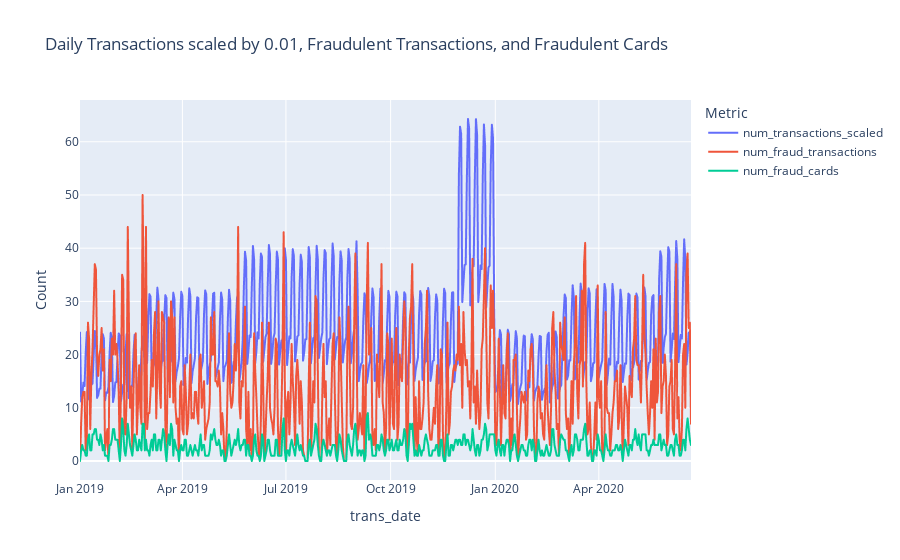

Notebook code cell kept with this figure:
### Code cell
import plotly.express as px
# Plot all three metrics on the same plot
fig = px.line(daily_fraud_stats, x='trans_date', y=['num_transactions_scaled', 'num_fraud_transactions', 'num_fraud_cards'],
              labels={'value': 'Count', 'variable': 'Metric'},
              title='Daily Transactions scaled by 0.01, Fraudulent Transactions, and Fraudulent Cards')
fig.show()

### Figure 1 — Plotly figure (JSON) as saved in the notebook; plotly's stock layout.template omitted (floating-point values rounded to 4 significant figures; data arrays with more than 128 entries replaced by an {"elided": "..."} marker saying what was removed)
{"data": [{"hovertemplate": "Metric=num_transactions_scaled<br>trans_date=%{x}<br>Count=%{y}<extra></extra>", "legendgroup": "num_transactions_scaled", "line": {"color": "#636efa", "dash": "solid"}, "marker": {"symbol": "circle"}, "mode": "lines", "name": "num_transactions_scaled", "showlegend": true, "type": "scattergl", "x": {"elided": "537 str values"}, "xaxis": "x", "y": {"elided": "537 float values"}, "yaxis": "y"}, {"hovertemplate": "Metric=num_fraud_transactions<br>trans_date=%{x}<br>Count=%{y}<extra></extra>", "legendgroup": "num_fraud_transactions", "line": {"color": "#EF553B", "dash": "solid"}, "marker": {"symbol": "circle"}, "mode": "lines", "name": "num_fraud_transactions", "showlegend": true, "type": "scattergl", "x": {"elided": "537 str values"}, "xaxis": "x", "y": {"elided": "537 int values"}, "yaxis": "y"}, {"hovertemplate": "Metric=num_fraud_cards<br>trans_date=%{x}<br>Count=%{y}<extra></extra>", "legendgroup": "num_fraud_cards", "line": {"color": "#00cc96", "dash": "solid"}, "marker": {"symbol": "circle"}, "mode": "lines", "name": "num_fraud_cards", "showlegend": true, "type": "scattergl", "x": {"elided": "537 str values"}, "xaxis": "x", "y": {"elided": "537 int values"}, "yaxis": "y"}], "layout": {"legend": {"title": {"text": "Metric"}, "tracegroupgap": 0}, "title": {"text": "Daily Transactions scaled by 0.01, Fraudulent Transactions, and Fraudulent Cards"}, "xaxis": {"anchor": "y", "domain": [0, 1], "title": {"text": "trans_date"}}, "yaxis": {"anchor": "x", "domain": [0, 1], "title": {"text": "Count"}}}}
